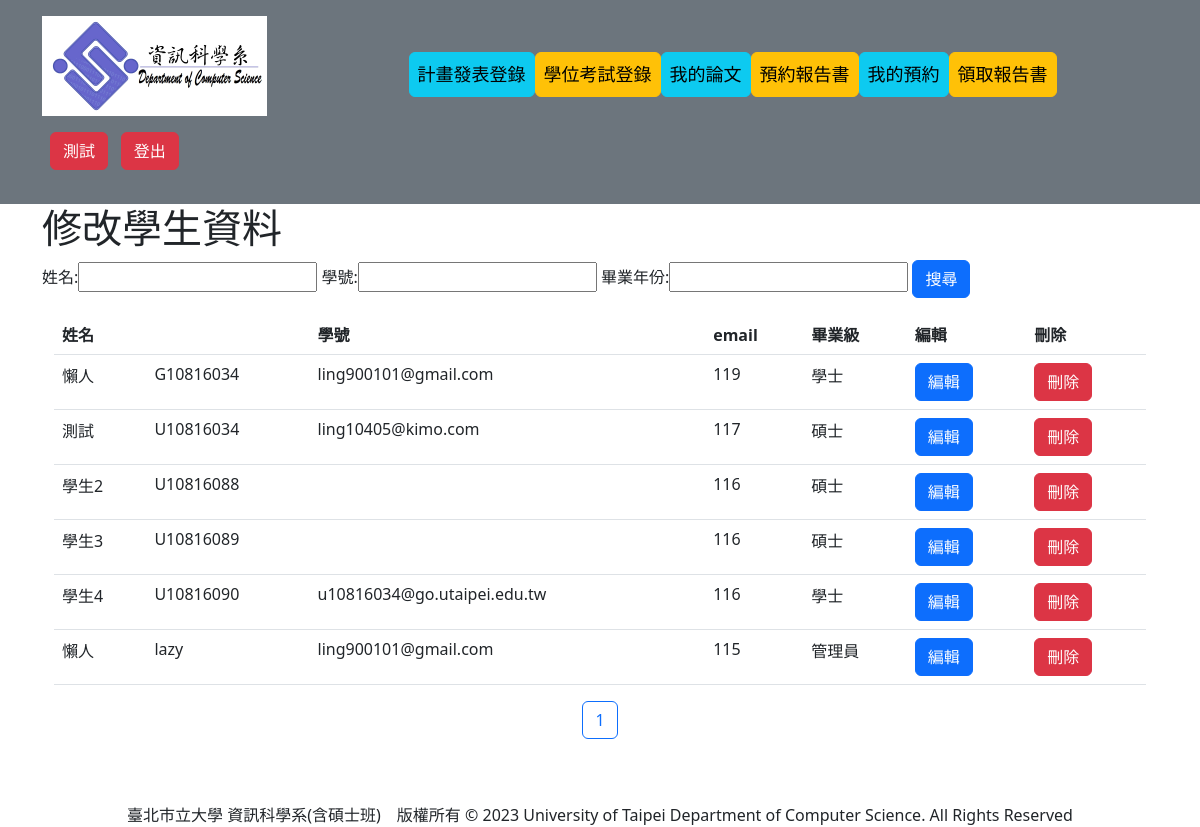
The page /SearchStudent (signed in) on the database its author committed.
### student/models.py (models this page shows, shortened)
class User(AbstractUser):
    first_name = None
    last_name = None
    username = models.CharField(max_length=15, unique=True, null=True) #帳號
    name = models.CharField(max_length = 12) #姓名
    DEPARTMENT = ((0, '資訊科學系'),
                  (1, '外系'),)
    department = models.IntegerField(choices=DEPARTMENT, null=True, blank=True)
    IDENTITY=((0, '學士'),
              (1, '管理員'),
              (2, '碩士'))
    identity = models.IntegerField(choices=IDENTITY, default=0)
    graduateLevel = models.DecimalField(max_digits = 4, decimal_places = 0, default = timezone.now().year + 4)#畢業級
    USER_NAME_FIELD = 'username'
    class Meta:
        ordering = ["username"]
    def get_graduate_year(self):
        return (self.graduateLevel - 1911)

### student/views.py (the view)
# urls.py: path('SearchStudent', views.SearchStudent.as_view(), name='SearchStudent'),#尋找特定學生
class SearchStudent(LoginRequiredMixin, ListView):
    model = User
    template_name = "SearchStudent.html"
    def get_queryset(self):
        queryDict = {}
        if self.request.GET:
            if "name" in self.request.GET:
                queryDict['name__icontains'] = self.request.GET['name']
            if "username" in self.request.GET:
                queryDict['username__icontains'] = self.request.GET['username']
            if 'graduateLevel' in self.request.GET and self.request.GET['graduateLevel'] != '':
                queryDict['graduateLevel'] = int(self.request.GET['graduateLevel']) + 1911
            queryset = User.objects.filter(**queryDict)
        else:
            queryset = User.objects.all()
        paginator=Paginator(queryset, limit)
        page=self.request.GET.get('page')
        try:
            queryset=paginator.page(page)
        except PageNotAnInteger:
            queryset=paginator.page(1)
        except EmptyPage:
            queryset=paginator.page(paginator.num_pages)
        return queryset

### templates/SearchStudent.html (shortened to what this page needs)
{% extends "layout.html" %}
{% block title %}修改學生資料{% endblock %}
{% block content %}
<form method = "GET">
    姓名:<input type = "search" name = "name" placeholder = "">
    學號:<input type = "search" name = "username" placeholder = "">
    畢業年份:<input type = "search" name = "graduateLevel" placeholder = "">
    <input type="submit" class="btn btn-primary" name="search" value="搜尋" />
</form>
<div class="container">
    <table class="table">
        <thead>
            <tr>
                <th scope="col">姓名</th>
                <th scope="col"></th>
                <th scope="col">學號</th>
                <th scope="col">email</th>
                <th scope="col">畢業級</th>
                <th scope="col">編輯</th>
                <th scope="col">刪除</th>
            </tr>
        </thead>
        <tbody>
            {% for student in object_list %}
                <tr>
                    <td>{{ student.name }}</td>
                    <td>{{ student.username }}</td>
                    <td>{{ student.email }}</td>
                    <td>{{ student.get_graduate_year }}</td>
                    <td>{{ student.get_identity_display }}</td>
                    <td><a href="{% url 'ModifyStudentInfo' pk=student.id%}" class="btn btn-primary">編輯</a></td>
                    <td><a href="{% url 'DeleteStudent' pk=student.id%}" class="btn btn-danger">刪除</a></td>
                </tr>
            {% endfor %}
        </tbody>
    </table>
</div>
<p style="text-align:center">
    {% for page_number in object_list.paginator.page_range %}
      {% ifequal page_number  object_list.number %}
        <button class="btn btn-outline-primary">{{ page_number }}</button>
      {% else %}
        <a href="?page={{ page_number }}" class="btn btn-primary">{{ page_number }}</a>
      {% endifequal %}
    {% endfor %}
</p>
{% endblock %}

### templates/layout.html (shortened to what this page needs)
<!DOCTYPE>
<html lan = "en" dir = "ltr">
    <head>
         <link rel="stylesheet" href="https://cdn.jsdelivr.net/npm/bootstrap@5.2.0-beta1/dist/css/bootstrap.rtl.min.css">
    </head>
    <body>
    <header class="p-3 text-bg-secondary">
    <div class="container">
      <div class="d-flex flex-wrap align-items-center justify-content-center justify-content-lg-start" style="display: flex;font-size:large;">
        <p style="flex: 1;">
            {% load static %}
            <img src="{% static '/images/logo.jpg'%}" width="225px" height = "100px">
        </p>
        <p style="flex: 1;">
            <ul class="nav col-12 col-md-auto mb-2 justify-content-center mb-md-0">
                {% if user and user.is_authenticated %}
                    {% if user.identity == 0 %}
                        {% if user.department == 0 %}
                            {% if user.not_graduated %}
                                <li><a href="{% url 'PassProject' pk=user.id %}" class="nav-link px-2 text-black btn btn-info">專題繳交</a></li>
                                <li><a href="{% url 'PassLicense' pk=user.id %}" class="nav-link px-2 text-black btn btn-warning">證照登錄</a></li>
                            {% endif %}
                            <li><a href="{% url 'UserProject' pk=user.id %}" class="nav-link px-2 text-black btn btn-info">我的專題</a></li>
                            <li><a href="{% url 'UserLicense' pk=user.id %}" class="nav-link px-2 text-black btn btn-warning">我的證照</a></li>
                        {% endif %}
                        <li><a href="{% url 'BorrowPaper' pk=user.id%}" class="nav-link px-2 text-black btn btn-info">預約借用報告書</a></li>
                        <li><a href="{% url 'UserBooking' pk=user.id%}" class="nav-link px-2 text-black btn btn-warning">我的預約</a></li>
                        <li><a href="{% url 'GetEntityPaper' %}" class="nav-link px-2 text-black btn btn-info">領取報告書</a></li>
                    {% else %}
                        <li><a href="{% url 'PassProposal' pk=user.id %}" class="nav-link px-2 text-black btn btn-info">計畫發表登錄</a></li>
                        <li><a href="{% url 'PassFinal' pk=user.id %}" class="nav-link px-2 text-black btn btn-warning">學位考試登錄</a></li>
                        <li><a href="{% url 'UserProposalAndFinal' pk=user.id %}" class="nav-link px-2 text-black btn btn-info">我的論文</a></li>
                        <li><a href="{% url 'BorrowPaper' pk=user.id %}" class="nav-link px-2 text-black btn btn-warning">預約報告書</a></li>
                        <li><a href="{% url 'UserBooking' pk=user.id %}" class="nav-link px-2 text-black btn btn-info">我的預約</a></li>
                        <li><a href="{% url 'GetEntityPaper' %}" class="nav-link px-2 text-black btn btn-warning">領取報告書</a></li>
                    {% endif %}
                {% else %}
                    <li><a href="{% url 'Home' %}" class="nav-link px-2 text-black btn btn-info">首頁</a></li>
                {% endif %}
            </ul>
        </p>
        <p style="flex: 1;">
            {% if user.is_authenticated %}
                <div class="col-md-3 text-end">
                    <form method = "post" action = "{% url 'login' %}">{% csrf_token %}
                        <a href="{% url 'EditPassword' pk=user.id %}" class="btn btn-danger me-2">{{ user.name }}</a>
                        <a href="{% url 'logout' %}" class="btn btn-danger me-2">登出</a>
                    </form>
                </div>
            {% else %}
                <div class="col-md-3 text-end">
                    <a href="{% url 'login' %}" class="btn btn-warning me-2">登入</a>
                </div>
            {% endif %}
        </p>
      </div>
    </div>
  </header>
        <div class="container">
            <h1>{% block title %}{% endblock %}</h1>
        </div>
        <div class="container">
            {% block content %}{% endblock %}
        </div>
        <br><br>
        <div class="container" align="center">
            臺北市立大學 資訊科學系(含碩士班)　版權所有 © 2023   University of Taipei Department of Computer Science. All Rights Reserved
        </div>
    </body>
</html>

### rows shown on the page
User: name "測試", username "U10816034", email "ling10405@kimo.com", get_graduate_year "117", identity "碩士"
User: name "懶人", username "G10816034", email "ling900101@gmail.com", get_graduate_year "119", identity "學士"
User: name "學生2", username "U10816088", get_graduate_year "116", identity "碩士"
User: name "學生3", username "U10816089", get_graduate_year "116", identity "碩士"
User: name "學生4", username "U10816090", email "u10816034@go.utaipei.edu.tw", get_graduate_year "116", identity "學士"
User: name "懶人", username "lazy", email "ling900101@gmail.com", get_graduate_year "115", identity "管理員"

### other values the page prints
{{ page_number }} "1"
